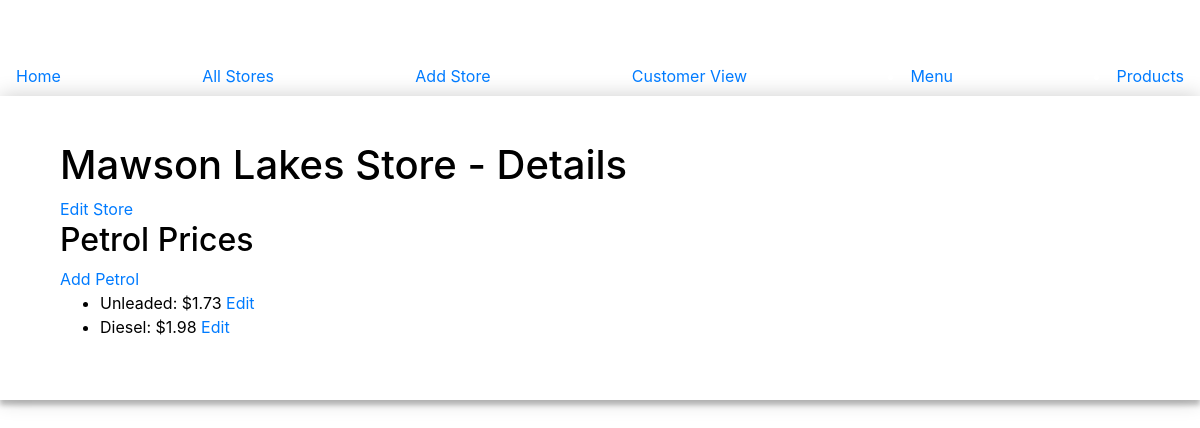
Page /storeDetails/2 on the committed database.
### app.py (models this page shows, shortened)
class Stores(db.Model):
    id = db.Column(db.Integer, primary_key=True)
    name = db.Column(db.String(100), nullable=False)
    address = db.Column(db.String(100), nullable=False)
    opening_hours = db.Column(db.String(50))
    petrols = db.relationship('Petrol', backref='store', lazy=True)

class Petrol(db.Model):
    id = db.Column(db.Integer, primary_key=True)
    name = db.Column(db.String(50), nullable=False)
    price = db.Column(db.Float, nullable=False)
    store_id = db.Column(db.Integer, db.ForeignKey('stores.id'), nullable=False)

### app.py (the view)
@app.route('/storeDetails/<int:store_id>')
def storeDetails(store_id):
    store = Stores.query.get_or_404(store_id)
    return render_template('storeDetails.html', store=store)

### templates/storeDetails.html (shortened to what this page needs)
{% extends 'base.html' %}
{% block content %}
    <div class="container">
        <h1>{{ store.name }} - Details</h1>
        <a href="{{ url_for('editStore', store_id=store.id) }}">Edit Store</a>
        <h2>Petrol Prices</h2>
        {% if store.petrols|length >= 3 %}
            <p>Store petrol type limit is 3.</p>
        {% else %}
            <a href="{{ url_for('addPetrol', store_id=store.id) }}">Add Petrol</a>
        {% endif %}
        <ul>
            {% for petrol in store.petrols %}
            <li>
                {{ petrol.name }}: ${{ petrol.price }}
                <a href="{{ url_for('editPetrolPrice', petrol_id=petrol.id) }}">Edit</a>
                {% endfor %}
            </li>
        </ul>
    </div>
{% endblock %}

### templates/base.html (style rules this page uses)
body { background-image: url('https://generated-assets.prod.myninja.ai/2ce54d58-cb51-4359-8ef3-736d2041e1fb/bd1ad6ae-335c-4c6b-ac0a-22bb35dca7f8_2.jpeg'); background-size: cover; background-repeat: no-repeat; background-position: 50% 40%; color: white; }

### rows in the picture
Stores: name "Mawson Lakes Store"
Petrol: name "Unleaded", price "1.73"
Petrol: name "Diesel", price "1.98"
